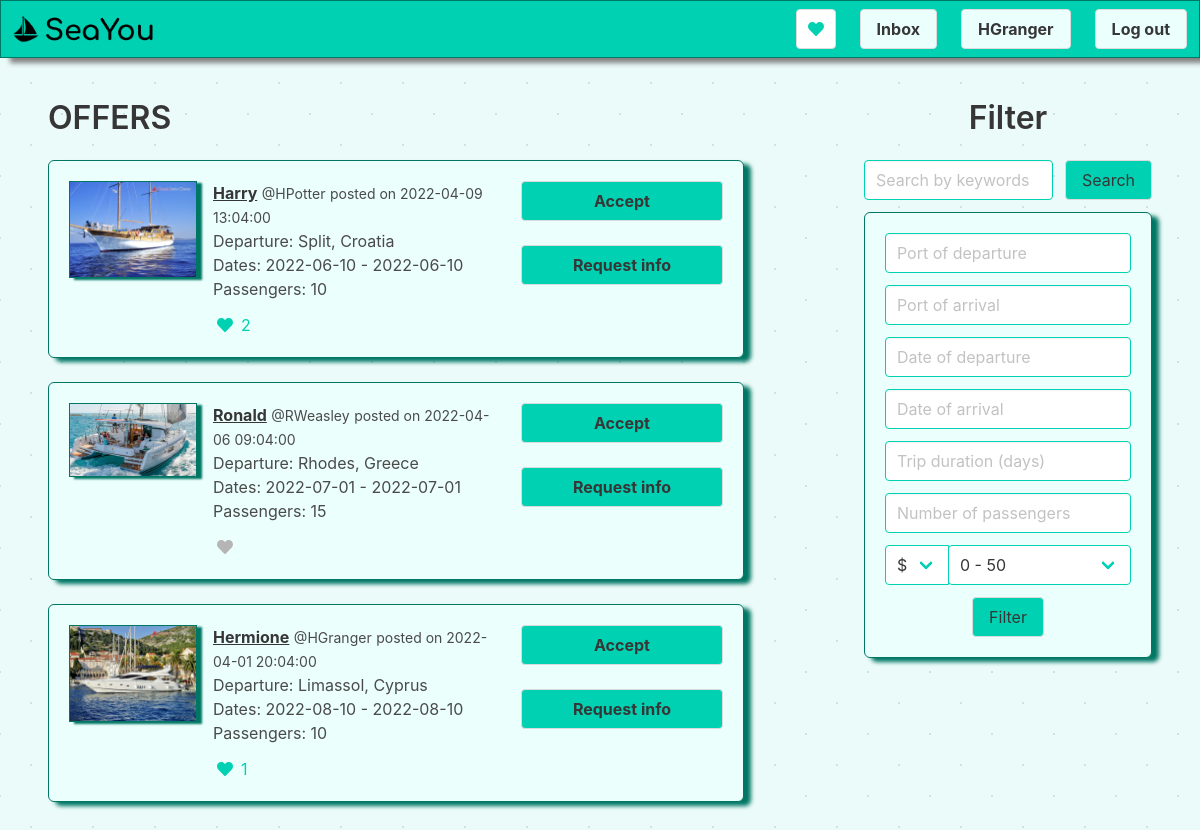
The app's page /feed (signed in) with its own data.
### tables this page shows
CREATE TABLE "Users" (
	"UserId"	INTEGER NOT NULL UNIQUE,
	"Username"	TEXT NOT NULL UNIQUE,
	"FirstName"	TEXT NOT NULL,
	"LastName"	TEXT NOT NULL,
	"Email"	TEXT NOT NULL UNIQUE,
	"PasswordHash"	TEXT NOT NULL,
	"DoB"	TEXT NOT NULL,
	"ProfilePicture"	BLOB,
	"Bio"	TEXT,
	PRIMARY KEY("UserId" AUTOINCREMENT)
);

CREATE TABLE "Offers" (
	"OfferId"	INTEGER NOT NULL UNIQUE,
	"OfferDateTime"	TEXT NOT NULL,
	"UserId"	INTEGER NOT NULL,
	"PortDeparture"	TEXT NOT NULL,
	"PortArrival"	TEXT NOT NULL,
	"DateDeparture"	TEXT NOT NULL,
	"Days"	INTEGER NOT NULL,
	"Pax"	INTEGER NOT NULL,
	"Price"	INTEGER NOT NULL,
	"Picture"	TEXT,
	PRIMARY KEY("OfferId" AUTOINCREMENT)
);

### app.py (the view)
@app.route("/feed")
@login_required
def feed():
    title = 'SeaYou - My Feed'
    offers = database.get_offers()
    user = current_user
    return render_template('feed.html', title=title, offers=offers, user=user)

### app.py (called while the page is built)
@login_manager.user_loader
def load_user(user_id):
    return User.get(user_id)

    @classmethod
    def get(cls, username):
        return User(username)

### database.py (called while the page is built)
def query(query_text, *param):
    conn = sqlite3.connect('seayou.db')
    cur = conn.cursor()
    cur.execute(query_text, param)
    column_names = []
    for column in cur.description:
        column_names.append(column[0])
    rows = cur.fetchall()
    dicts = []
    for row in rows:
        d = dict(zip(column_names, row))
        dicts.append(d)
    conn.close()
    return dicts

def get_offers():
    return query('''SELECT
                Offers.OfferDateTime,
                Offers.PortDeparture,
                Offers.DateDeparture,
                Offers.Days,
                Offers.Pax,
                Offers.Price,
                Offers.Picture,
                Users.Username,
                Users.FirstName,
                Users.LastName,
                L.LikeCount
                from Offers
                INNER JOIN Users
                on offers.UserId = Users.UserId
                LEFT JOIN
                (SELECT OfferId, count(userid) as LikeCount FROM likes GROUP by OfferId) L
                on offers.OfferId = L.OfferId''')

### templates/feed.html (shortened to what this page needs)
{% extends 'main.html' %}
{% block navbar %}
<div class="navbar-item">
    <div class="buttons">
        <button class="button">
            <span class="icon">
            <i class="fas fa-heart has-text-primary"></i>
            </span>
        </button>
    </div>
</div>
<div class="navbar-item">
    <div class="buttons">
        <a class="button has-background-primary-light" href="{{ url_for('feed') }}">
        <strong>Inbox</strong>
        </a>
    </div>
</div>
<div class="navbar-item">
    <div class="buttons">
      <a class="button has-background-primary-light" style="min-width: 100px; font-weight: bold" href="index.html">
        <strong>{{ user.username }}</strong>
      </a>
    </div>
</div>
<div class="navbar-item">
    <div class="buttons">
        <a class="button has-background-primary-light" href="{{ url_for('logout') }}">
        <strong>Log out</strong>
        </a>
    </div>
</div>
{% endblock %}
{% block feed %}
<div class="columns">
    <div class="column is-two-thirds">
        <section class="section">
        <h1 class="title">OFFERS</h1>
            {% for offer in offers %}
                <div class="box offer has-background-primary-light">
                    <div class="columns">
                        <div class="column is-two-thirds">
                            <article class="media">
                                <div class="media-left">
                                    <figure class="image is-128x128">
                                    <img class="offer_img" src="{{ url_for('static', filename='OffersPics/'+offer['Picture']) }}" alt="Image">
                                    </figure>
                                </div>
                                <div class="media-content">
                                    <div class="content">
                                    <p>
                                        <strong><u>{{ offer['FirstName'] }}</u></strong> <small>@{{ offer['Username'] }}</small> <small>posted on {{ offer['OfferDateTime'] }}</small>
                                        <br>
                                        Departure: {{ offer['PortDeparture'] }}
                                        <br>
                                        Dates: {{ offer['DateDeparture'] }} - {{ offer['DateDeparture'] }}
                                        <br>
                                        Passengers: {{ offer['Pax'] }}
                                    </p>
                                    </div>
                                    <nav class="level is-mobile">
                                    <div class="level-left">
                                        <a class="level-item" aria-label="like">
                                            <span class="icon-text">
                                                {% if ((0 if offer['LikeCount'] is none else offer['LikeCount']) | int) > 0 %}
                                                <span class="icon">
                                                    <i class="fas fa-heart has-text-primary"></i>
                                                </span>
                                                <span class="has-text-primary">{{ ((0 if offer['LikeCount'] is none else offer['LikeCount']) | int) }}</span>
                                                {% else %}
                                                <span class="icon">
                                                    <i class="fas fa-heart has-text-grey-light"></i>
                                                </span>
                                                {% endif %}
                                            </span>
                                        </a>
                                    </div>
                                    </nav>
                                </div>
                            </article>
                        </div>
                        <div class="column">
                            <div class="buttons">
                                <a class="button has-background-primary is-fullwidth" href="index.html">
                                <strong>Accept</strong>
                                </a>
                            </div>
                            <div class="buttons">
                                <a class="button has-background-primary is-fullwidth" href="index.html">
                                <strong>Request info</strong>
                                </a>
                            </div>
                        </div>
                    </div>
                </div>
            {% endfor %}
        </section>
    </div>
    <div class="column">
        <section class="section">
            <h2 class="title" style="text-align: center;">Filter</h2>
            <div class="field is-grouped">
                <p class="control is-expanded">
                <input class="input is-primary" type="text" placeholder="Search by keywords">
                </p>
                <p class="control">
                <a class="button has-background-primary">
                    Search
                </a>
                </p>
            </div>
            <div class="box offer has-background-primary-light">
                    <div class="field control is-expanded">
                        <input class="input is-primary" type="text" placeholder="Port of departure">
                    </div>
                    <div class="field control is-expanded">
                        <input class="input is-primary" type="text" placeholder="Port of arrival">
                    </div>
                    <div class="field control is-expanded">
                        <input class="input is-primary" type="date, text" placeholder="Date of departure">
                    </div>
                    <div class="field control is-expanded">
                        <input class="input is-primary" type="date, text" placeholder="Date of arrival">
                    </div>
                    <div class="field control is-expanded">
                        <input class="input is-primary" type="number" placeholder="Trip duration (days)">
                    </div>
                    <div class="field control is-expanded">
                        <input class="input is-primary" type="number" placeholder="Number of passengers">
                    </div>
                    <div class="field has-addons">
                        <div class="control">
                          <span class="select is-primary">
                            <select>
                              <option>$</option>
                            </select>
                          </span>
                        </div>
                        <div class="field select is-primary is-fullwidth">
                            <select>
                              <option>0 - 50</option>
                            </select>
                        </div>
                    </div>
                    <div class="buttons is-centered">
                        <button class="button has-background-primary">Filter</button>
                    </div>
            </div>
        </section>
    </div>
</div>
{% endblock %}

### static/style.css (style rules this page uses)
.offer { border: solid 1px #007664; box-shadow: 7px 4px 4px #007664; }
.offer_img { border: #007664 solid 1px; box-shadow: 5px 2px 2px #007664; }

### records on screen
Users: username "HGranger"
Offers: shows a picture, FirstName "Harry", Username "HPotter", OfferDateTime "2022-04-09 13:04:00", PortDeparture "Split, Croatia", DateDeparture "2022-06-10", Pax "10", LikeCount "2"
Offers: shows a picture, FirstName "Ronald", Username "RWeasley", OfferDateTime "2022-04-06 09:04:00", PortDeparture "Rhodes, Greece", DateDeparture "2022-07-01", Pax "15"
Offers: shows a picture, FirstName "Hermione", Username "HGranger", OfferDateTime "2022-04-01 20:04:00", PortDeparture "Limassol, Cyprus", DateDeparture "2022-08-10", Pax "10", LikeCount "1"
